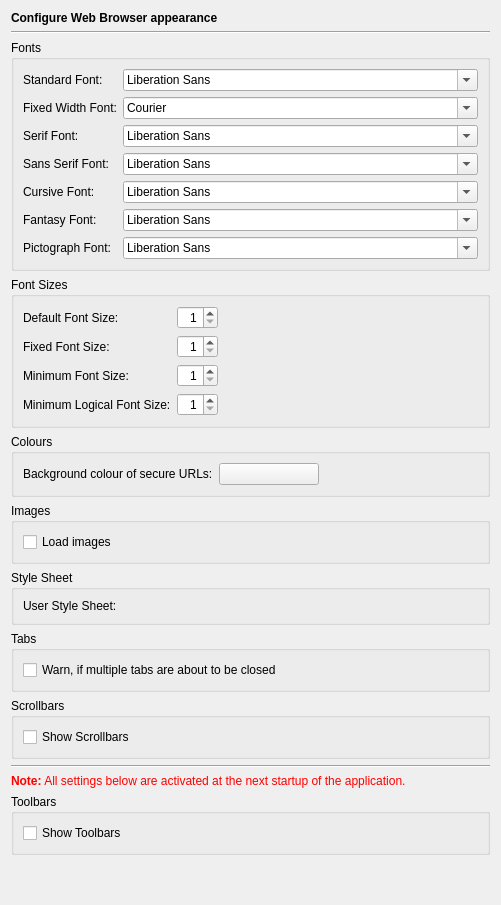
<?xml version="1.0" encoding="UTF-8"?>
<ui version="4.0">
 <class>WebBrowserAppearancePage</class>
 <widget class="QWidget" name="WebBrowserAppearancePage">
  <property name="geometry">
   <rect>
    <x>0</x>
    <y>0</y>
    <width>499</width>
    <height>905</height>
   </rect>
  </property>
  <layout class="QVBoxLayout" name="verticalLayout_5">
   <item>
    <widget class="QLabel" name="headerLabel">
     <property name="text">
      <string>&lt;b&gt;Configure Web Browser appearance&lt;/b&gt;</string>
     </property>
    </widget>
   </item>
   <item>
    <widget class="Line" name="line17">
     <property name="frameShape">
      <enum>QFrame::HLine</enum>
     </property>
     <property name="frameShadow">
      <enum>QFrame::Sunken</enum>
     </property>
     <property name="orientation">
      <enum>Qt::Horizontal</enum>
     </property>
    </widget>
   </item>
   <item>
    <widget class="QGroupBox" name="groupBox_4">
     <property name="title">
      <string>Fonts</string>
     </property>
     <layout class="QGridLayout" name="gridLayout">
      <item row="0" column="0">
       <widget class="QLabel" name="label_2">
        <property name="text">
         <string>Standard Font:</string>
        </property>
       </widget>
      </item>
      <item row="0" column="1">
       <widget class="QFontComboBox" name="standardFontCombo">
        <property name="sizePolicy">
         <sizepolicy hsizetype="Expanding" vsizetype="Fixed">
          <horstretch>0</horstretch>
          <verstretch>0</verstretch>
         </sizepolicy>
        </property>
        <property name="toolTip">
         <string>Select the standard font</string>
        </property>
       </widget>
      </item>
      <item row="1" column="0">
       <widget class="QLabel" name="label_3">
        <property name="text">
         <string>Fixed Width Font:</string>
        </property>
       </widget>
      </item>
      <item row="1" column="1">
       <widget class="QFontComboBox" name="fixedFontCombo">
        <property name="sizePolicy">
         <sizepolicy hsizetype="Expanding" vsizetype="Fixed">
          <horstretch>0</horstretch>
          <verstretch>0</verstretch>
         </sizepolicy>
        </property>
        <property name="toolTip">
         <string>Select the fixed width font</string>
        </property>
        <property name="fontFilters">
         <set>QFontComboBox::MonospacedFonts</set>
        </property>
       </widget>
      </item>
      <item row="2" column="0">
       <widget class="QLabel" name="label_4">
        <property name="text">
         <string>Serif Font:</string>
        </property>
       </widget>
      </item>
      <item row="2" column="1">
       <widget class="QFontComboBox" name="serifFontCombo">
        <property name="sizePolicy">
         <sizepolicy hsizetype="Expanding" vsizetype="Fixed">
          <horstretch>0</horstretch>
          <verstretch>0</verstretch>
         </sizepolicy>
        </property>
        <property name="toolTip">
         <string>Select the serif font</string>
        </property>
       </widget>
      </item>
      <item row="3" column="0">
       <widget class="QLabel" name="label_5">
        <property name="text">
         <string>Sans Serif Font:</string>
        </property>
       </widget>
      </item>
      <item row="3" column="1">
       <widget class="QFontComboBox" name="sansSerifFontCombo">
        <property name="sizePolicy">
         <sizepolicy hsizetype="Expanding" vsizetype="Fixed">
          <horstretch>0</horstretch>
          <verstretch>0</verstretch>
         </sizepolicy>
        </property>
        <property name="toolTip">
         <string>Select the sans serif font</string>
        </property>
       </widget>
      </item>
      <item row="4" column="0">
       <widget class="QLabel" name="label_6">
        <property name="text">
         <string>Cursive Font:</string>
        </property>
       </widget>
      </item>
      <item row="4" column="1">
       <widget class="QFontComboBox" name="cursiveFontCombo">
        <property name="sizePolicy">
         <sizepolicy hsizetype="Expanding" vsizetype="Fixed">
          <horstretch>0</horstretch>
          <verstretch>0</verstretch>
         </sizepolicy>
        </property>
        <property name="toolTip">
         <string>Select the cursive font</string>
        </property>
       </widget>
      </item>
      <item row="5" column="0">
       <widget class="QLabel" name="label_7">
        <property name="text">
         <string>Fantasy Font:</string>
        </property>
       </widget>
      </item>
      <item row="5" column="1">
       <widget class="QFontComboBox" name="fantasyFontCombo">
        <property name="sizePolicy">
         <sizepolicy hsizetype="Expanding" vsizetype="Fixed">
          <horstretch>0</horstretch>
          <verstretch>0</verstretch>
         </sizepolicy>
        </property>
        <property name="toolTip">
         <string>Select the fantasy font</string>
        </property>
       </widget>
      </item>
      <item row="6" column="0">
       <widget class="QLabel" name="pictographFontLabel">
        <property name="text">
         <string>Pictograph Font:</string>
        </property>
       </widget>
      </item>
      <item row="6" column="1">
       <widget class="QFontComboBox" name="pictographFontCombo">
        <property name="sizePolicy">
         <sizepolicy hsizetype="Expanding" vsizetype="Fixed">
          <horstretch>0</horstretch>
          <verstretch>0</verstretch>
         </sizepolicy>
        </property>
        <property name="toolTip">
         <string>Select the pictograph font</string>
        </property>
       </widget>
      </item>
     </layout>
    </widget>
   </item>
   <item>
    <widget class="QGroupBox" name="groupBox_6">
     <property name="title">
      <string>Font Sizes</string>
     </property>
     <layout class="QGridLayout" name="gridLayout_4">
      <item row="0" column="0">
       <widget class="QLabel" name="label_8">
        <property name="text">
         <string>Default Font Size:</string>
        </property>
       </widget>
      </item>
      <item row="0" column="1">
       <widget class="QSpinBox" name="defaultSizeSpinBox">
        <property name="alignment">
         <set>Qt::AlignRight|Qt::AlignTrailing|Qt::AlignVCenter</set>
        </property>
        <property name="minimum">
         <number>1</number>
        </property>
       </widget>
      </item>
      <item row="1" column="0">
       <widget class="QLabel" name="label_9">
        <property name="text">
         <string>Fixed Font Size:</string>
        </property>
       </widget>
      </item>
      <item row="1" column="1">
       <widget class="QSpinBox" name="fixedSizeSpinBox">
        <property name="alignment">
         <set>Qt::AlignRight|Qt::AlignTrailing|Qt::AlignVCenter</set>
        </property>
        <property name="minimum">
         <number>1</number>
        </property>
       </widget>
      </item>
      <item row="2" column="0">
       <widget class="QLabel" name="label_10">
        <property name="text">
         <string>Minimum Font Size:</string>
        </property>
       </widget>
      </item>
      <item row="2" column="1">
       <widget class="QSpinBox" name="minSizeSpinBox">
        <property name="alignment">
         <set>Qt::AlignRight|Qt::AlignTrailing|Qt::AlignVCenter</set>
        </property>
        <property name="minimum">
         <number>1</number>
        </property>
       </widget>
      </item>
      <item row="3" column="0">
       <widget class="QLabel" name="label_11">
        <property name="text">
         <string>Minimum Logical Font Size:</string>
        </property>
       </widget>
      </item>
      <item row="3" column="1">
       <widget class="QSpinBox" name="minLogicalSizeSpinBox">
        <property name="alignment">
         <set>Qt::AlignRight|Qt::AlignTrailing|Qt::AlignVCenter</set>
        </property>
        <property name="minimum">
         <number>1</number>
        </property>
       </widget>
      </item>
      <item row="3" column="2">
       <spacer name="horizontalSpacer_2">
        <property name="orientation">
         <enum>Qt::Horizontal</enum>
        </property>
        <property name="sizeHint" stdset="0">
         <size>
          <width>230</width>
          <height>20</height>
         </size>
        </property>
       </spacer>
      </item>
     </layout>
    </widget>
   </item>
   <item>
    <widget class="QGroupBox" name="groupBox_3">
     <property name="title">
      <string>Colours</string>
     </property>
     <layout class="QGridLayout" name="gridLayout_2">
      <item row="0" column="0">
       <widget class="QLabel" name="textLabel1_3">
        <property name="text">
         <string>Background colour of secure URLs:</string>
        </property>
       </widget>
      </item>
      <item row="0" column="1">
       <widget class="QPushButton" name="secureURLsColourButton">
        <property name="minimumSize">
         <size>
          <width>100</width>
          <height>0</height>
         </size>
        </property>
        <property name="toolTip">
         <string>Select the background colour for secure URLs.</string>
        </property>
        <property name="text">
         <string/>
        </property>
       </widget>
      </item>
      <item row="0" column="2">
       <spacer name="horizontalSpacer">
        <property name="orientation">
         <enum>Qt::Horizontal</enum>
        </property>
        <property name="sizeHint" stdset="0">
         <size>
          <width>141</width>
          <height>20</height>
         </size>
        </property>
       </spacer>
      </item>
     </layout>
    </widget>
   </item>
   <item>
    <widget class="QGroupBox" name="groupBox">
     <property name="title">
      <string>Images</string>
     </property>
     <layout class="QVBoxLayout" name="verticalLayout">
      <item>
       <widget class="QCheckBox" name="autoLoadImagesCheckBox">
        <property name="toolTip">
         <string>Select to load images</string>
        </property>
        <property name="text">
         <string>Load images</string>
        </property>
       </widget>
      </item>
     </layout>
    </widget>
   </item>
   <item>
    <widget class="QGroupBox" name="groupBox_2">
     <property name="title">
      <string>Style Sheet</string>
     </property>
     <layout class="QHBoxLayout" name="horizontalLayout">
      <item>
       <widget class="QLabel" name="label">
        <property name="text">
         <string>User Style Sheet:</string>
        </property>
       </widget>
      </item>
      <item>
       <widget class="E5PathPicker" name="styleSheetPicker" native="true">
        <property name="sizePolicy">
         <sizepolicy hsizetype="Expanding" vsizetype="Preferred">
          <horstretch>0</horstretch>
          <verstretch>0</verstretch>
         </sizepolicy>
        </property>
        <property name="focusPolicy">
         <enum>Qt::StrongFocus</enum>
        </property>
        <property name="toolTip">
         <string>Enter the file name of a user style sheet</string>
        </property>
       </widget>
      </item>
     </layout>
    </widget>
   </item>
   <item>
    <widget class="QGroupBox" name="tabsGroupBox">
     <property name="title">
      <string>Tabs</string>
     </property>
     <layout class="QVBoxLayout" name="verticalLayout_2">
      <item>
       <widget class="QCheckBox" name="warnOnMultipleCloseCheckBox">
        <property name="toolTip">
         <string>Select to issue a warning, if multiple tabs are about to be closed</string>
        </property>
        <property name="text">
         <string>Warn, if multiple tabs are about to be closed</string>
        </property>
       </widget>
      </item>
     </layout>
    </widget>
   </item>
   <item>
    <widget class="QGroupBox" name="groupBox_7">
     <property name="title">
      <string>Scrollbars</string>
     </property>
     <layout class="QVBoxLayout" name="verticalLayout_4">
      <item>
       <widget class="QCheckBox" name="scrollbarsCheckBox">
        <property name="toolTip">
         <string>Select to show scrollbars. Note: Scrolling is possible even without them.</string>
        </property>
        <property name="text">
         <string>Show Scrollbars</string>
        </property>
       </widget>
      </item>
     </layout>
    </widget>
   </item>
   <item>
    <widget class="Line" name="line9_2">
     <property name="frameShape">
      <enum>QFrame::HLine</enum>
     </property>
     <property name="frameShadow">
      <enum>QFrame::Sunken</enum>
     </property>
     <property name="orientation">
      <enum>Qt::Horizontal</enum>
     </property>
    </widget>
   </item>
   <item>
    <widget class="QLabel" name="TextLabel1_2_2_2">
     <property name="text">
      <string>&lt;font color=&quot;#FF0000&quot;&gt;&lt;b&gt;Note:&lt;/b&gt; All settings below are activated at the next startup of the application.&lt;/font&gt;</string>
     </property>
    </widget>
   </item>
   <item>
    <widget class="QGroupBox" name="groupBox_5">
     <property name="title">
      <string>Toolbars</string>
     </property>
     <layout class="QVBoxLayout" name="verticalLayout_3">
      <item>
       <widget class="QCheckBox" name="toolbarsCheckBox">
        <property name="toolTip">
         <string>Select to show toolbars</string>
        </property>
        <property name="text">
         <string>Show Toolbars</string>
        </property>
       </widget>
      </item>
     </layout>
    </widget>
   </item>
   <item>
    <spacer>
     <property name="orientation">
      <enum>Qt::Vertical</enum>
     </property>
     <property name="sizeHint" stdset="0">
      <size>
       <width>479</width>
       <height>121</height>
      </size>
     </property>
    </spacer>
   </item>
  </layout>
 </widget>
 <customwidgets>
  <customwidget>
   <class>E5PathPicker</class>
   <extends>QWidget</extends>
   <header>E5Gui/E5PathPicker.h</header>
   <container>1</container>
  </customwidget>
 </customwidgets>
 <tabstops>
  <tabstop>standardFontCombo</tabstop>
  <tabstop>fixedFontCombo</tabstop>
  <tabstop>serifFontCombo</tabstop>
  <tabstop>sansSerifFontCombo</tabstop>
  <tabstop>cursiveFontCombo</tabstop>
  <tabstop>fantasyFontCombo</tabstop>
  <tabstop>pictographFontCombo</tabstop>
  <tabstop>defaultSizeSpinBox</tabstop>
  <tabstop>fixedSizeSpinBox</tabstop>
  <tabstop>minSizeSpinBox</tabstop>
  <tabstop>minLogicalSizeSpinBox</tabstop>
  <tabstop>secureURLsColourButton</tabstop>
  <tabstop>autoLoadImagesCheckBox</tabstop>
  <tabstop>styleSheetPicker</tabstop>
  <tabstop>warnOnMultipleCloseCheckBox</tabstop>
  <tabstop>scrollbarsCheckBox</tabstop>
  <tabstop>toolbarsCheckBox</tabstop>
 </tabstops>
 <resources/>
 <connections/>
</ui>
